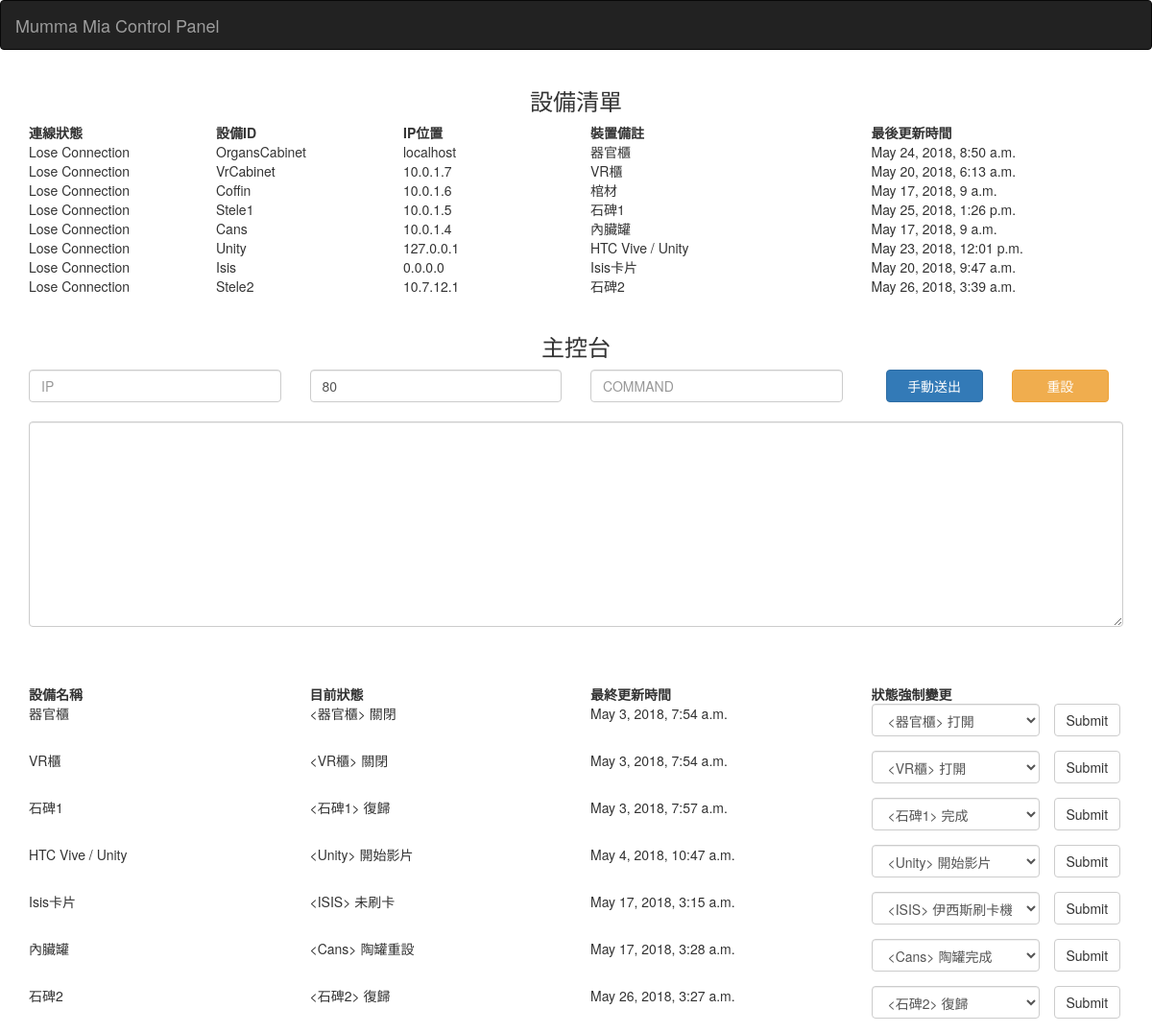
/, run on an earlier commit of the app's database.
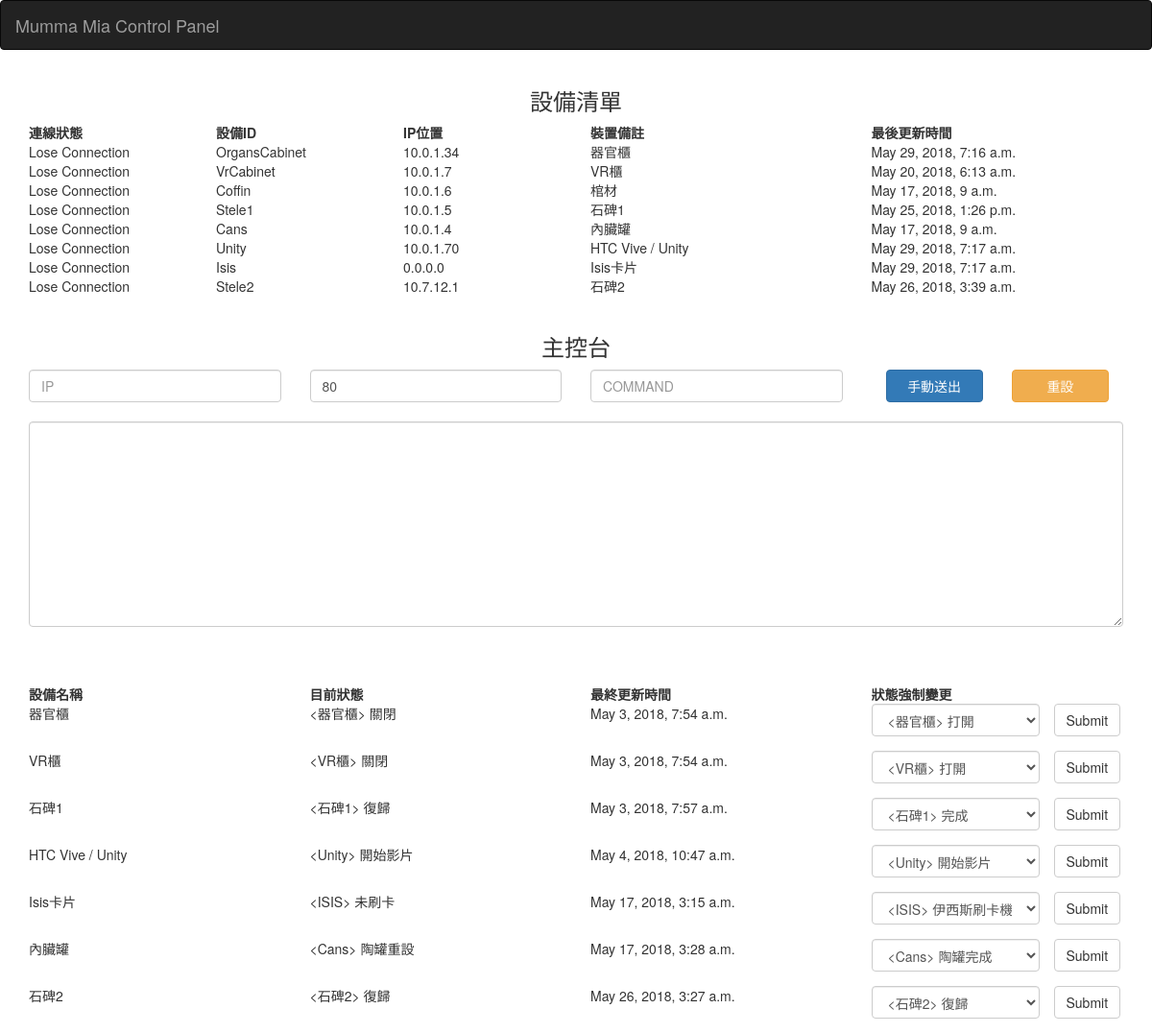
And on a later commit of the database.
### heart/models.py (models this page shows, shortened)
class Device(models.Model):
    name = models.CharField(max_length=20)
    ip = models.CharField(max_length=15)
    port = models.CharField(max_length=5, default='80')
    note = models.CharField(max_length=20, null=True)
    standBy = models.BooleanField(default=False)
    created = models.DateTimeField(auto_now_add=True)
    updated = models.DateTimeField(auto_now=True)

### heart/views.py (the view)
# urls.py: url(r'^$', control_panel),
def control_panel(request):
    ip = request.POST.get("ip", False)
    port = request.POST.get("port", False)
    command = request.POST.get("command", False)
    devices = Device.objects.all()
    commands = Command.objects.all()
    status = Status.objects.all()
    if ip and port and command:
        print(ip, port, command)
        sendData.delay(
            ip,
            port,
            command
        )
        return render(request, "control_panel.html", {
            "status": "success",
            "devices": devices,
        })
    elif request.GET.get("STATUS", False):
        status_update(request)
        return JsonResponse({"status": "complete"})
    elif request.GET.get("CHECK", False):
        name = request.GET.get("name", False)
        device = Device.objects.filter(name=name)
        device.update(standBy=True)
        device.update(ip=get_client_ip(request))
        return JsonResponse({"status": "complete"})
    else:
        return render(request, "control_panel.html", {
            "devices": devices,
            "commands": commands,
            "statuses": status
        })

### templates/control_panel.html (shortened to what the changed rows need)
<!DOCTYPE html>
<html>
    <head>
        <link rel="stylesheet" href="https://maxcdn.bootstrapcdn.com/bootstrap/3.3.7/css/bootstrap.min.css">
    </head>
    <body>
        <div class="container">
            <div class="row">
                <div class="status">
                    <div style="font-weight: bold;">
                        <div class="col-sm-2">連線狀態</div>
                        <div class="col-sm-2">設備ID</div>
                        <div class="col-sm-2">IP位置</div>
                        <div class="col-sm-3">裝置備註</div>
                        <div class="col-sm-3">最後更新時間</div>
                    </div>
                    {% for device in devices %}
                        <div class="col-sm-2">
                            {% if device.standBy %}
                                Connected
                            {% else %}
                                Lose Connection
                            {% endif %}
                        </div>
                        <div class="col-sm-2">{{device.name}}</div>
                        <div class="col-sm-2">{{device.ip}}</div>
                        <div class="col-sm-3">{{device.note}}</div>
                        <div class="col-sm-3">{{device.updated}}</div>
                    {% endfor %}
                </div>
            </div>
            <br>
            <br>
            <br>
            </div>
        </body>
    </html>

What changed in the data, as far as the page shows it:
changed Device "OrgansCabinet": ip "localhost" → "10.0.1.34"; updated "May 24, 2018, 8:50 a.m." → "May 29, 2018, 7:16 a.m."
changed Device "Unity": ip "127.0.0.1" → "10.0.1.70"; updated "May 23, 2018, 12:01 p.m." → "May 29, 2018, 7:17 a.m."
changed Device "Isis": updated "May 20, 2018, 9:47 a.m." → "May 29, 2018, 7:17 a.m."
